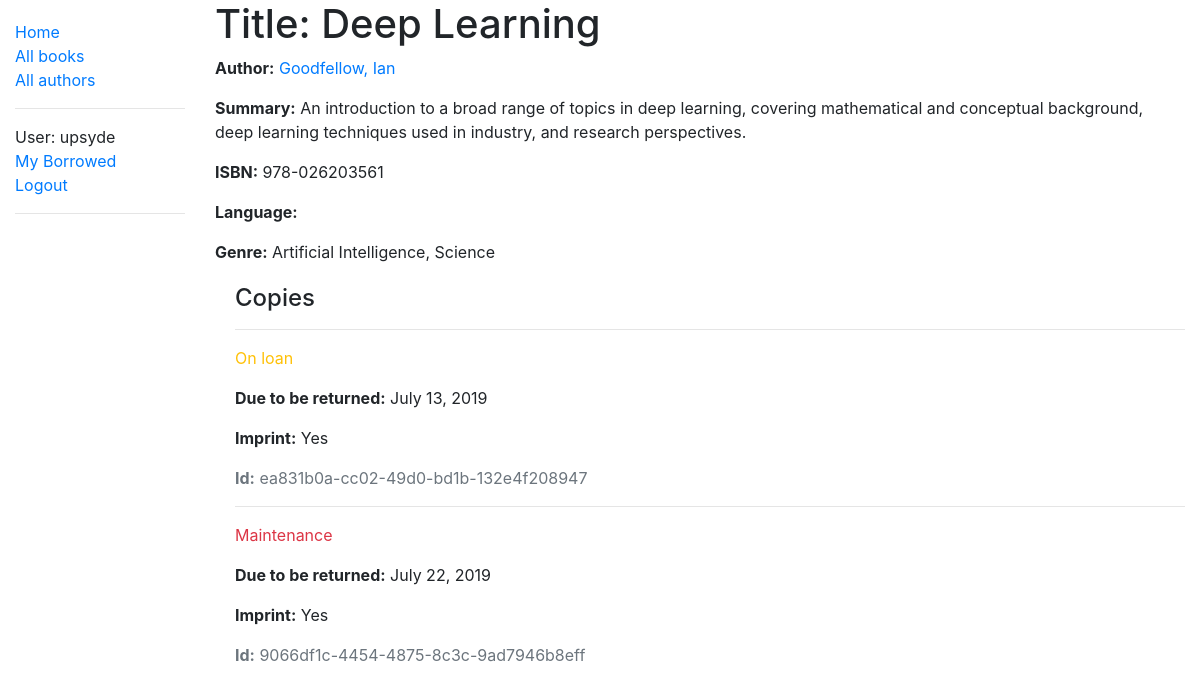
Before: /catalog/book/1 (signed in) with the older database file.
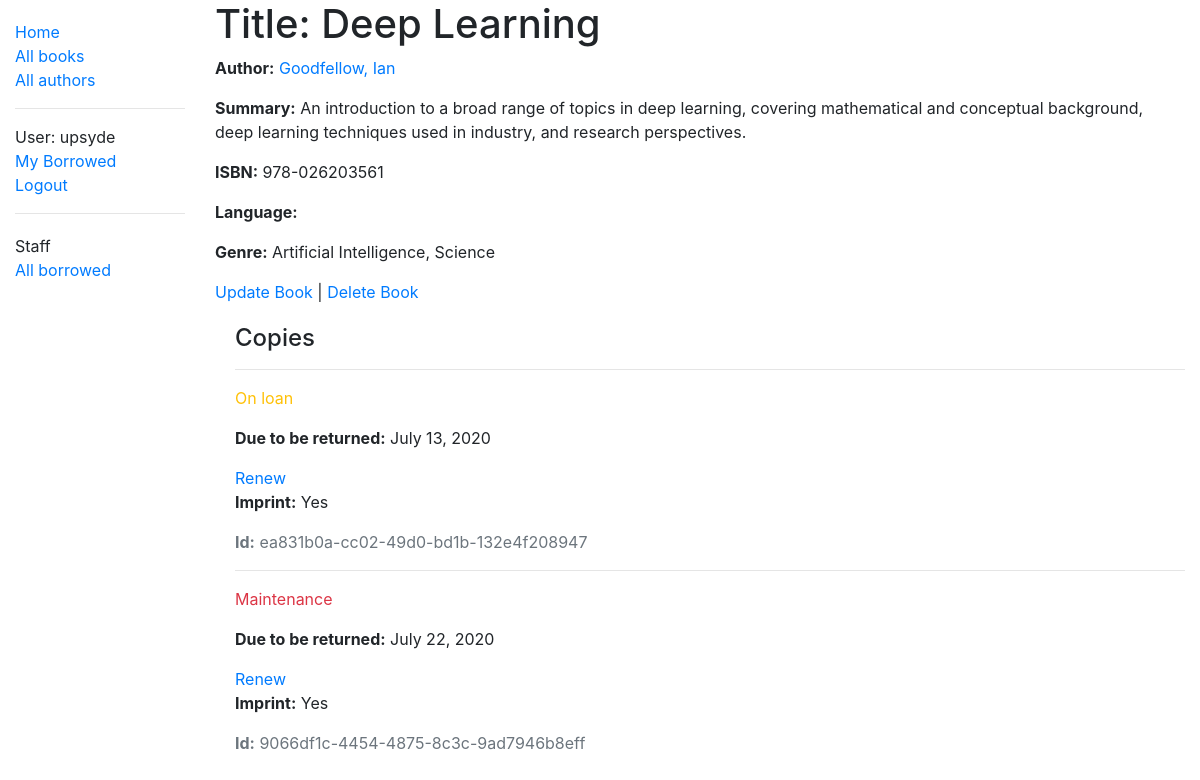
After: the same page with the newer database file.
### catalog/models.py (models this page shows, shortened)
class BookInstance(models.Model):
    id = models.UUIDField(
        primary_key=True,
        default=uuid.uuid4,
        help_text="Unique ID for this particular book across whole library",
    )
    book = models.ForeignKey("Book", on_delete=models.SET_NULL, null=True)
    imprint = models.CharField(max_length=200)
    due_back = models.DateField(null=True, blank=True)
    book_borrower = models.ForeignKey(
        User, on_delete=models.SET_NULL, null=True, blank=True
    )
    book_quality = models.CharField(max_length=200)
    LOAN_STATUS = (
        ("m", "Maintenance"),
        ("o", "On loan"),
        ("a", "Available"),
        ("r", "Reserved"),
    )
    status = models.CharField(
        max_length=1,
        choices=LOAN_STATUS,
        blank=True,
        default="m",
        help_text="Book availability",
    )
    class Meta:
        ordering = ["due_back"]
        permissions = (("can_mark_returned", "Set book as returned"),)

### catalog/views.py (the view)
class BookDetailView(LoginRequiredMixin, generic.DetailView):
    model = Book

### catalog/models.py (called while the page is built)
    def __str__(self):
        return self.name

    def __str__(self):
        return f"{self.last_name}, {self.first_name}"

### catalog/templates/catalog/book_detail.html
{% extends "base_generic.html" %}
{% block content %}
<h1>Title: {{ book.title }}</h1>
<p><strong>Author:</strong> <a href="{% url 'author-detail' book.author.pk %}">{{ book.author }}</a></p>
<p><strong>Summary:</strong> {{ book.summary }}</p>
<p><strong>ISBN:</strong> {{ book.isbn }}</p>
<p><strong>Language:</strong> {{ book.language }}</p>
<p><strong>Genre:</strong> {% for genre in book.genre.all %} {{ genre }}{% if not forloop.last %},
  {% endif %}{% endfor %}</p>
{% if perms.catalog.can_mark_returned %}
<p><a href="{% url 'book_update' book.id %}">Update Book</a> | <a
    href="{% url 'book_delete' book.id %}">Delete Book</a></p>
{% endif %}
<div style="margin-left:20px;margin-top:20px">
  <h4>Copies</h4>
  {% for copy in book.bookinstance_set.all %}
  <hr>
  <p
    class="{% if copy.status == 'a' %}text-success{% elif copy.status == 'm' %}text-danger{% else %}text-warning{% endif %}">
    {{ copy.get_status_display }}</p>
  {% if copy.status != 'a' %}
  <p><strong>Due to be returned:</strong> {{copy.due_back}}</p>
  {% if perms.catalog.can_mark_returned %}<a href="{% url 'renew-book-librarian' copy.id %}">Renew</a>
  {% endif %}
  {% endif %}
  <p><strong>Imprint:</strong> {{copy.imprint}}</p>
  <p class="text-muted"><strong>Id:</strong> {{copy.id}}</p>
  {% endfor %}
</div>
{% endblock %}

### catalog/templates/base_generic.html (shortened to what this page needs)
<!DOCTYPE html>
<html lang="en">
<head>
  <link rel="stylesheet" href="https://stackpath.bootstrapcdn.com/bootstrap/4.1.3/css/bootstrap.min.css"
>
  {% load static %}
  <link rel="stylesheet" href="{% static 'css/styles.css' %}">
</head>
<body>
  <div class="container-fluid">
    <div class="row">
      <div class="col-sm-2">
        {% block sidebar %}
        <ul class="sidebar-nav">
          <li><a href="{% url 'index' %}">Home</a></li>
          <li><a href="{% url 'books' %}">All books</a></li>
          <li><a href="{% url 'authors' %}">All authors</a></li>
          <hr>
          {% if user.is_authenticated %}
          <li>User: {{ user.get_username }}</li>
          <li><a href="{% url 'my-borrowed' %}">My Borrowed</a></li>
          <li><a href="{% url 'logout'%}?next={{request.path}}">Logout</a></li>
          {% else %}
          <li><a href="{% url 'login'%}?next={{request.path}}">Login</a></li>
          {% endif %}
          <hr>
          <ul class="sidebar-nav">
            {% if perms.catalog.can_mark_returned %}
            <li>Staff</li>
            <li><a href="{% url 'all-borrowed' %}">All borrowed</a></li>
            {% endif %}
          </ul>
        </ul>
        {% endblock %}
      </div>
      <div class="col-sm-10 ">{% block content %}{% endblock %}</div>
    </div>
  </div>
</body>
</html>

Changed rows visible on the page:
changed BookInstance "On loan": due_back "July 13, 2019" → "July 13, 2020"; now shows "Renew"
changed BookInstance "Maintenance": due_back "July 22, 2019" → "July 22, 2020"; now shows "Renew"
Other visible differences:
text now shown: "Staff All borrowed Update Book | Delete Book"
